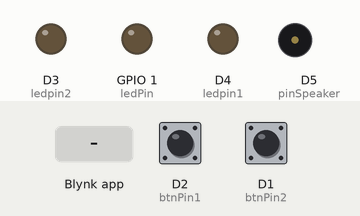
Simulated run of this sketch. Board: ESP8266 (NodeMCU). Shown: output pins drawn as LEDs (lit = HIGH), buzzer (waves = sounding, pin HIGH). The test bench sets the inputs (shaded band); at power-on: D2 (btnPin1) HIGH, D1 (btnPin2) HIGH. WiFi joins after 1.5 s; servers stay silent unless stated.

Above: at 3.0 s.
3.1 s: D2 (btnPin1) pulled LOW for 0.15 s
At 4.3 s:
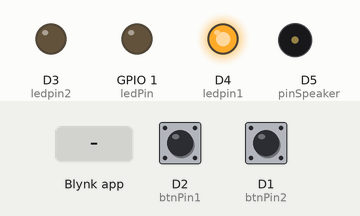
4.7 s: D1 (btnPin2) pulled LOW for 0.15 s
At 5.6 s:
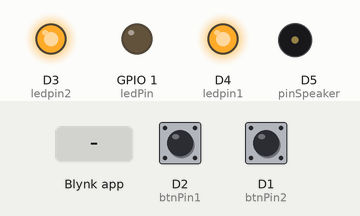
6.3 s: Blynk app writes 0 to V2
At 7.5 s:
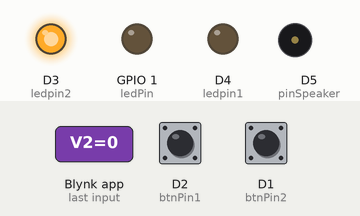
7.8 s: Blynk app writes 1 to V2
At 8.7 s:
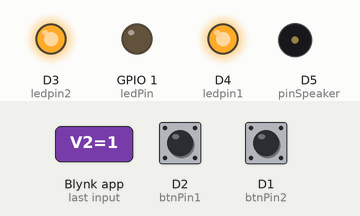
9.3 s: Blynk app writes 0 to V3
At 9.8 s:
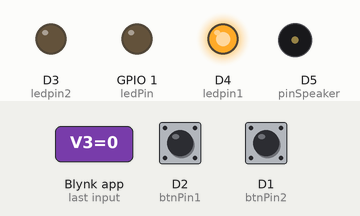
Timing chart, 0 to 11.8 s (numbered marks = the images above; inputs shaded):
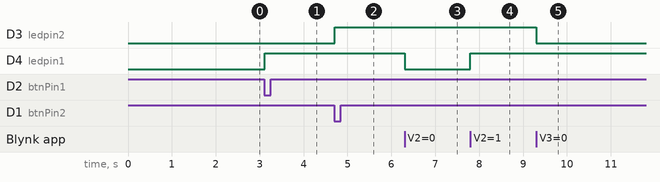

The sketch:

Project_demo_arduino_code.ino
```cpp
#define BLYNK_PRINT Serial    // Comment this out to disable prints and save space
#include <ESP8266WiFi.h>
#include <BlynkSimpleEsp8266.h>
#include <SimpleTimer.h>
char auth[] = "e1f9d2372a8e4d08a856d229eb73bb5a";

// Your WiFi credentials.
// Set password to "" for open networks.
char ssid[] = "Skyview Online";
char pass[] = "*****";

#define SWITCH         V1
#define ledPin         D10               // choose the pin for the LED
#define inputPin       D0               // choose the input pin (for PIR sensor)
#define pinSpeaker     D5             //Set up a speaker on a PWM pin (digital 9, 10, or 11)
#define STATUS_DELAY   2000L         // 2 seconds in msec
#define ledpin1        D4
#define ledpin2        D3
#define btnPin1        D2
#define btnPin2        D1


int pirState = LOW;             // we start, assuming no motion detected
int val = 0;                    // variable for reading the pin status
SimpleTimer timer;
bool enabled = false;
bool sendUpdate = false;


void checkPhysicalButton1();
void checkPhysicalButton2();

int led1State = LOW;
int btn1State = LOW;

int led2State = LOW;
int btn2State = LOW;

// Every time we connect to the cloud...
BLYNK_CONNECTED() {
  // Request the latest state from the server
  Blynk.syncVirtual(V2);
  Blynk.syncVirtual(V3);
}

// When App button is pushed - switch the state
BLYNK_WRITE(V2) {
  led1State = param.asInt();
  digitalWrite(ledpin1, led1State);
}

BLYNK_WRITE(V3) {
  led2State = param.asInt();
  digitalWrite(ledpin2, led2State);
}

void checkPhysicalButton1()
{
  if (digitalRead(btnPin1) == LOW) {
    // btnState is used to avoid sequential toggles
    if (btn1State != LOW) {

      // Toggle LED state
      led1State = !led1State;
      digitalWrite(ledpin1, led1State);

      // Update Button Widget
      Blynk.virtualWrite(V2, led1State);
    }
    btn1State = LOW;
  } else {
    btn1State = HIGH;
  }
}

void checkPhysicalButton2()
{
  if (digitalRead(btnPin2) == LOW) {
    // btnState is used to avoid sequential toggles
    if (btn2State != LOW) {

      // Toggle LED state
      led2State = !led2State;
      digitalWrite(ledpin2, led2State);

      // Update Button Widget
      Blynk.virtualWrite(V3, led2State);
    }
    btn2State = LOW;
  } else {
    btn2State = HIGH;
  }
}


// configure dashboard button V1 as a SWITCH
BLYNK_WRITE (SWITCH) {
    enabled = param.asInt();
}


// only send notifications at specified intervals to avoid flood errors
void sendNotify ( void ) {
    if ( sendUpdate ) {
        Blynk.notify("Motion detected");
         Serial.println("Motion detected");
        sendUpdate = false;
    }
}

void setup() {

  Serial.begin(115200);
  delay(10);
  Blynk.begin(auth, ssid, pass);

  pinMode(ledPin, OUTPUT);      // declare LED as output
  pinMode(inputPin, INPUT);     // declare sensor as input
  pinMode(pinSpeaker, OUTPUT);
  timer.setInterval(STATUS_DELAY, sendNotify);
  pinMode(ledpin1, OUTPUT);
  pinMode(btnPin1, INPUT_PULLUP);

  pinMode(ledpin2, OUTPUT);
  pinMode(btnPin2, INPUT_PULLUP);

  digitalWrite(ledpin1, led1State);
  digitalWrite(ledpin2, led2State);

  // Setup a function to be called every 100 ms
  timer.setInterval(100L, checkPhysicalButton1);
  timer.setInterval(100L, checkPhysicalButton2);
}

void loop(){
  getPirValue();
   Blynk.run();
   timer.run();
}

void getPirValue(void){

  if ( enabled ){
  val = digitalRead(inputPin);  // read input value
  if (val == HIGH) {            // check if the input is HIGH
    digitalWrite(ledPin, HIGH);  // turn LED ON
    playTone(300, 160);
    delay(150);


    if (pirState == LOW) {
      // we have just turned on
      //Serial.println("Motion detected!");
      sendUpdate = true;
      // We only want to print on the output change, not state
      pirState = HIGH;
    }
  } else {
      digitalWrite(ledPin, LOW); // turn LED OFF
      playTone(0, 0);
      delay(300);
      if (pirState == HIGH){
      // we have just turned of
      Serial.println("Motion ended!");
      // We only want to print on the output change, not state
      pirState = LOW;
    }
  }
}

  }
// duration in mSecs, frequency in hertz
void playTone(long duration, int freq) {
    duration *= 1000;
    int period = (1.0 / freq) * 1000000;
    long elapsed_time = 0;
    while (elapsed_time < duration) {
        digitalWrite(pinSpeaker,HIGH);
        delayMicroseconds(period / 2);
        digitalWrite(pinSpeaker, LOW);
        delayMicroseconds(period / 2);
        elapsed_time += (period);
    }
}
```

Measured:
- after the input at 3.1 s, D4 (ledpin1): LOW → HIGH at once
- after the input at 4.7 s, D3 (ledpin2): LOW → HIGH at once
- after the input at 6.3 s, D4 (ledpin1): HIGH → LOW at once
- after the input at 7.8 s, D4 (ledpin1): LOW → HIGH at once
- after the input at 9.3 s, D3 (ledpin2): HIGH → LOW at once
